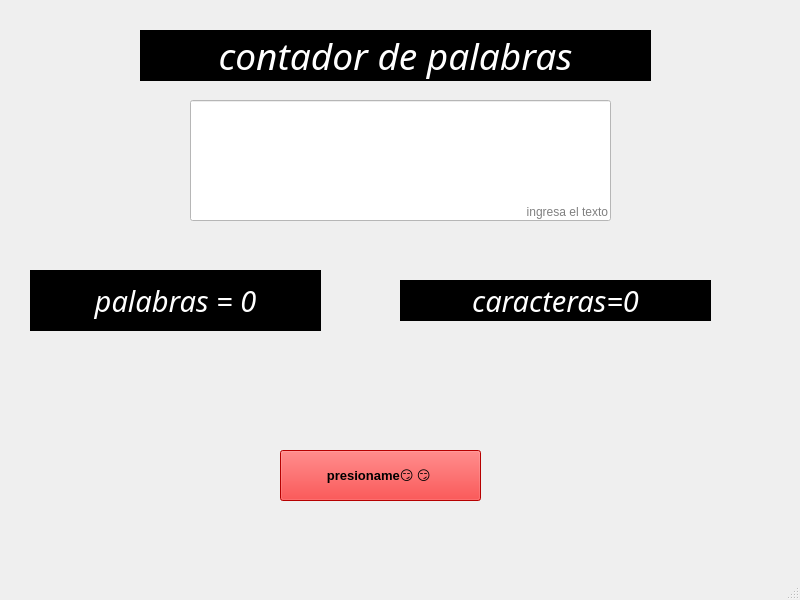
<?xml version="1.0" encoding="UTF-8"?>
<ui version="4.0">
 <class>MainWindow</class>
 <widget class="QMainWindow" name="MainWindow">
  <property name="geometry">
   <rect>
    <x>0</x>
    <y>0</y>
    <width>800</width>
    <height>600</height>
   </rect>
  </property>
  <property name="windowTitle">
   <string>MainWindow</string>
  </property>
  <property name="styleSheet">
   <string notr="true">background-color: rgb(0, 0, 0);
QLabel{
			background: transparente;
			color: red;
}</string>
  </property>
  <widget class="QWidget" name="centralwidget">
   <widget class="QLabel" name="label">
    <property name="geometry">
     <rect>
      <x>140</x>
      <y>30</y>
      <width>511</width>
      <height>51</height>
     </rect>
    </property>
    <property name="font">
     <font>
      <family>Roman</family>
      <pointsize>28</pointsize>
      <italic>true</italic>
     </font>
    </property>
    <property name="styleSheet">
     <string notr="true">background-color: rgb(0, 0, 0);
color: rgb(255, 255, 255);</string>
    </property>
    <property name="text">
     <string>contador de palabras</string>
    </property>
    <property name="alignment">
     <set>Qt::AlignCenter</set>
    </property>
   </widget>
   <widget class="QLineEdit" name="editCaracteres">
    <property name="geometry">
     <rect>
      <x>190</x>
      <y>100</y>
      <width>421</width>
      <height>121</height>
     </rect>
    </property>
    <property name="styleSheet">
     <string notr="true">background-color: rgb(255, 255, 255);</string>
    </property>
    <property name="alignment">
     <set>Qt::AlignBottom|Qt::AlignRight|Qt::AlignTrailing</set>
    </property>
    <property name="placeholderText">
     <string>ingresa el texto</string>
    </property>
   </widget>
   <widget class="QPushButton" name="btnContar">
    <property name="geometry">
     <rect>
      <x>280</x>
      <y>450</y>
      <width>201</width>
      <height>51</height>
     </rect>
    </property>
    <property name="font">
     <font>
      <family>Segoe UI</family>
      <pointsize>10</pointsize>
      <weight>75</weight>
      <bold>true</bold>
     </font>
    </property>
    <property name="styleSheet">
     <string notr="true">background-color: rgb(255, 255, 255);
background-color: rgb(255, 0, 0);</string>
    </property>
    <property name="text">
     <string>presioname😏 😏 </string>
    </property>
   </widget>
   <widget class="QLabel" name="tvPalabras">
    <property name="geometry">
     <rect>
      <x>30</x>
      <y>270</y>
      <width>291</width>
      <height>61</height>
     </rect>
    </property>
    <property name="font">
     <font>
      <family>Roman</family>
      <pointsize>22</pointsize>
      <italic>true</italic>
     </font>
    </property>
    <property name="styleSheet">
     <string notr="true">color: rgb(255, 255, 255);
background-color: rgb(0, 0, 0);</string>
    </property>
    <property name="text">
     <string>palabras = 0</string>
    </property>
    <property name="alignment">
     <set>Qt::AlignCenter</set>
    </property>
   </widget>
   <widget class="QLabel" name="tvCaracteres">
    <property name="geometry">
     <rect>
      <x>400</x>
      <y>280</y>
      <width>311</width>
      <height>41</height>
     </rect>
    </property>
    <property name="font">
     <font>
      <family>Roman</family>
      <pointsize>22</pointsize>
      <italic>true</italic>
     </font>
    </property>
    <property name="styleSheet">
     <string notr="true">color: rgb(255, 255, 255);
background-color: rgb(0, 0, 0);</string>
    </property>
    <property name="text">
     <string>caracteras=0</string>
    </property>
    <property name="alignment">
     <set>Qt::AlignCenter</set>
    </property>
   </widget>
  </widget>
  <widget class="QMenuBar" name="menubar">
   <property name="geometry">
    <rect>
     <x>0</x>
     <y>0</y>
     <width>800</width>
     <height>26</height>
    </rect>
   </property>
  </widget>
  <widget class="QStatusBar" name="statusbar"/>
 </widget>
 <resources/>
 <connections/>
</ui>
